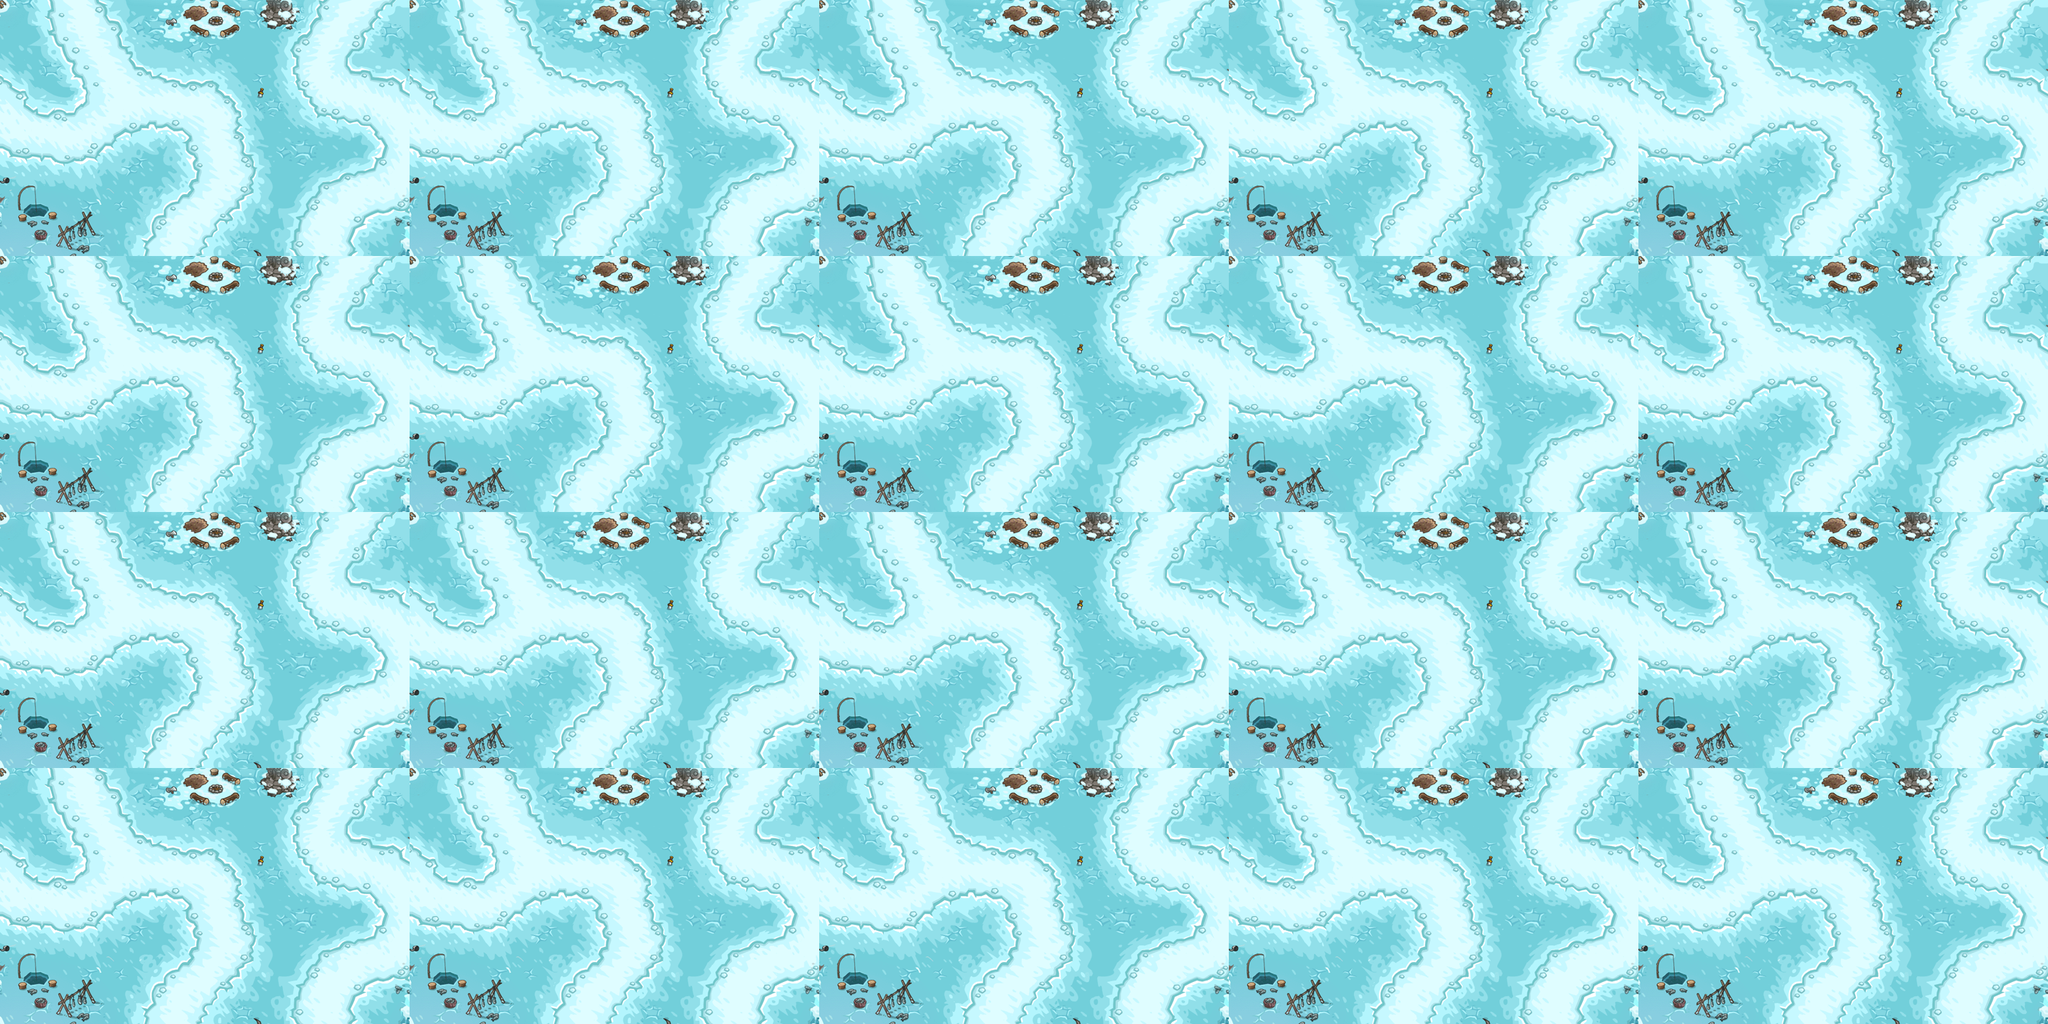

This game map was drawn from its Tiled (.tmx) file and the tilesets committed beside it. A one-line description and the trimmed map source follow:
An orthogonal 40x40 tile map with 72x36 px tiles, 1 tile layer (块层 1).

<map version="1.0" orientation="orthogonal" renderorder="right-down" width="40" height="40" tilewidth="72" tileheight="36">
 <tileset firstgid="1" name="iceland" tilewidth="72" tileheight="36">
  <image source="iceland.png" width="640" height="360" />
 </tileset>
 <layer name="块层 1" width="40" height="40">
  <data>[1600 cells, 1600 non-empty, 80 distinct tile ids]</data>
 </layer>
</map>